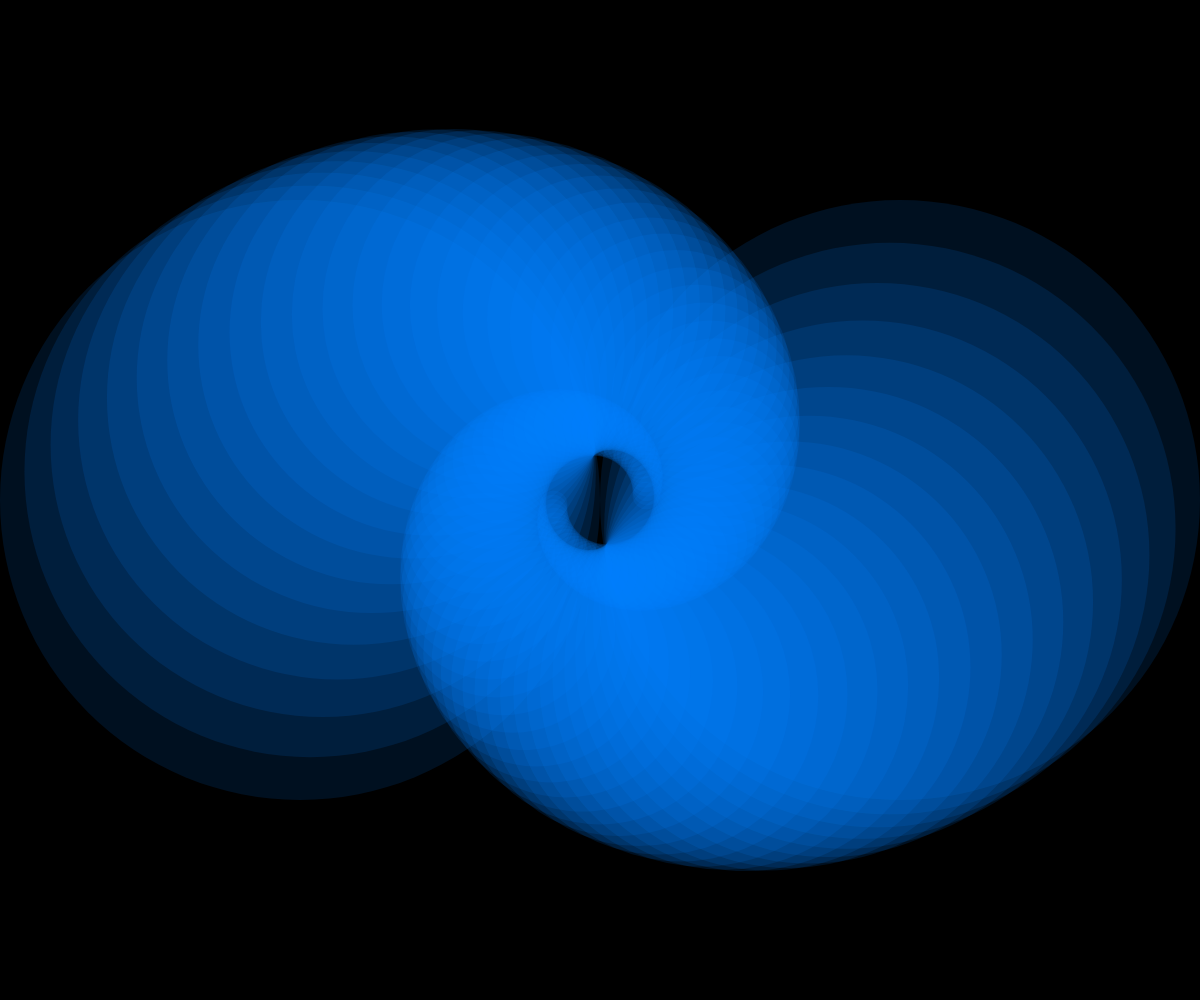
Frame 1 (no input)
Frame 60 (no input): identical to frame 1, image omitted
Frame 120 (the mouse pressed at the canvas centre since frame 60): identical to frame 1, image omitted

The p5.js sketch that drew this single still picture (run headless with seeded random() and noise() and a simulated clock; from frame 60 on, the mouse is pressed at the canvas centre):

// p5.js sketch
// ── sketch.js
function setup() {
    createCanvas(windowWidth, windowHeight);
    background(0);
    //noFill()
    fill(0, 127, 255, 32)
    noStroke()

    cx = windowWidth/2
    cy = windowHeight/2

    translate(cx, cy)


    d = cx
    for (i=0; i<64; i++){
        ellipse(cx/2, 0, d)
        ellipse(-cx/2, 0, d)
        rotate(PI/32)
        d = d/1.05
        cx = cx/1.03
    }
  }
   
  function draw() {
  }
